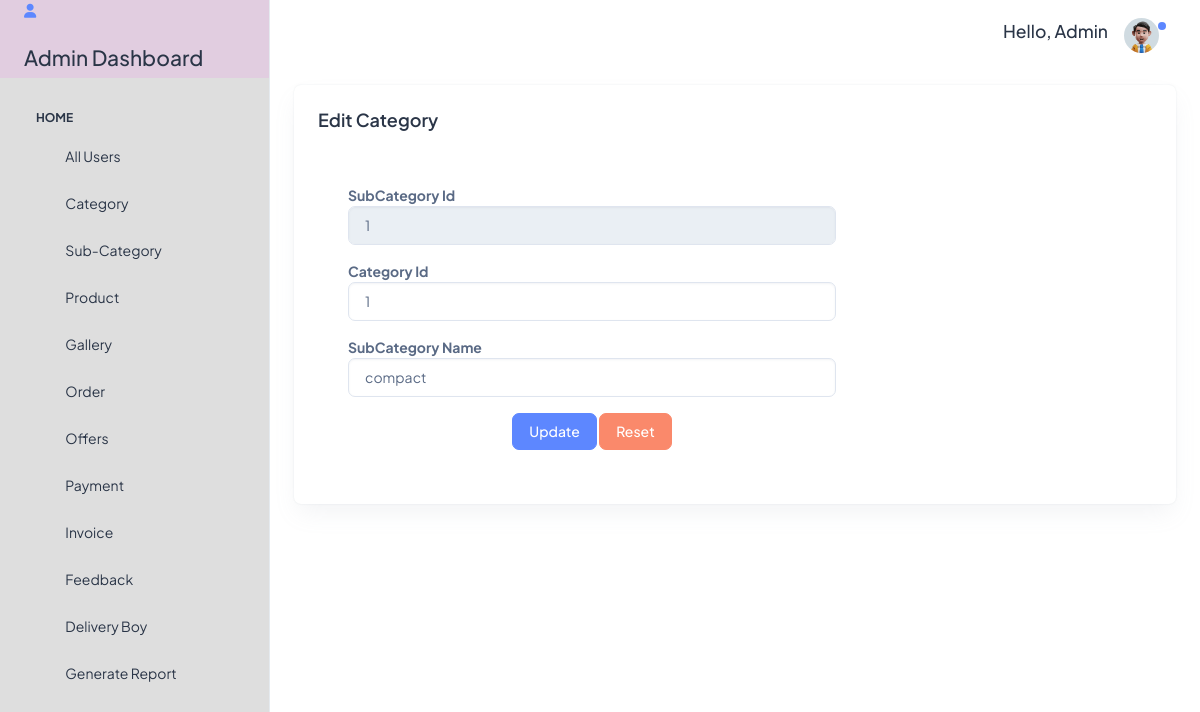
/editsubcategory?sc_id=1 (signed in), run on the app's committed database.
### tables this page shows
CREATE TABLE `subcategory` (
  `sc_id` int(11) NOT NULL,
  `cat_id` int(11) NOT NULL,
  `sc_name` varchar(78) NOT NULL,
  `sc_des` varchar(50) NOT NULL
);

### index.php (called while the page is built)
<?php require_once("Controller/controller.php");?>

### Model/model.php (called while the page is built, shortened)
<?php
class Model
{
    public $connection = "";
    public function __construct()
    {
        try {
            $this->connection = new mysqli("localhost", "root", "", "masterdatabase");
        } catch (\Throwable $th) {
            if (!file_exists("log")) {
                mkdir("log");
            }
            $ErrorMsg = PHP_EOL . "Error Msg >>>" . $th->getMessage() . PHP_EOL;
            $ErrorMsg .= "Error dateTime >>>" . date("d-m-Y H:i:s A") . PHP_EOL;
            $fileName = date('d_m_Y') . "_Error_log.txt";
            file_put_contents("log/" . $fileName, $ErrorMsg, FILE_APPEND);
        }
    }
    function select($tbl, $whr = "")
    {
        $SQL = "SELECT * FROM `$tbl`";
        if ($whr != "") {
            $SQL .= " WHERE ";
            foreach ($whr as $key => $value) {
                $SQL .= "$key = '$value'";
            }
            $SQL = rtrim($SQL, "AND");
        }
        $SQLEx = $this->connection->query($SQL);
        if ($SQLEx->num_rows > 0) {
            while ($row = $SQLEx->fetch_object()) {
                $Data[] = $row;
            }
            $Res['Code'] = 1;
            $Res['Data'] = $Data;
            $Res['Msg'] = "Success";
        } else {
            $Res['Code'] = 0;
            $Res['Data'] = 0;
            $Res['Msg'] = "Try again";
        }
        return $Res;
    }
}
?>

### Views/Admin/editsubcategory.php (the view)
<div class="container-fluid">
  <div class="row">
    <div class="col-lg-12 d-flex align-items-stretch">
      <div class="card w-100">
        <div class="card-body p-4">
          <h5 class="card-title fw-semibold mb-4">Edit Category</h5>
          <div class="row">
            <div class="col-8">
              <div class="card-body">
                <form method="post">
                  <div class="row">
                    <div class="col">
                      <label for="subcategoryid" class="input__label"><b>SubCategory Id</b></label>
                      <input type="text" placeholder="Enter Sub Category Id" class="form-control" disabled name="sc_id"
                        value="<?php echo $editsubcategory['Data'][0]->sc_id ?>" id="">
                    </div>
                  </div>
                  <div class="row mt-3">
                    <div class="col">
                      <label for="categoryid" class="input__label"><b>Category Id</b></label>
                      <input type="text" placeholder="Enter Category Id" class="form-control" name="cat_id"
                        value="<?php echo $editsubcategory['Data'][0]->cat_id ?>" id="">
                    </div>
                  </div>
                  <div class="row mt-3">
                    <div class="col">
                      <label for="subcategoryname" class="input__label"><b>SubCategory Name</b></label>
                      <input type="tel" placeholder="Enter Sub Category " class="form-control" name="sc_name"
                        value="<?php echo $editsubcategory['Data'][0]->sc_name ?>" id="">
                    </div>
                  </div>
                  <div class="row mt-3">
                    <div class="col text-center">
                      <input type="submit" class="btn btn-primary" value="Update" name="btn-update" id="">
                      <input type="reset" class="btn btn-danger" name="" id="">
                    </div>
                  </div>
                </form>
              </div>
            </div>
          </div>
        </div>
      </div>
    </div>
  </div>

### data on the page
subcategory: sc_id "1", cat_id "1", sc_name "compact"
